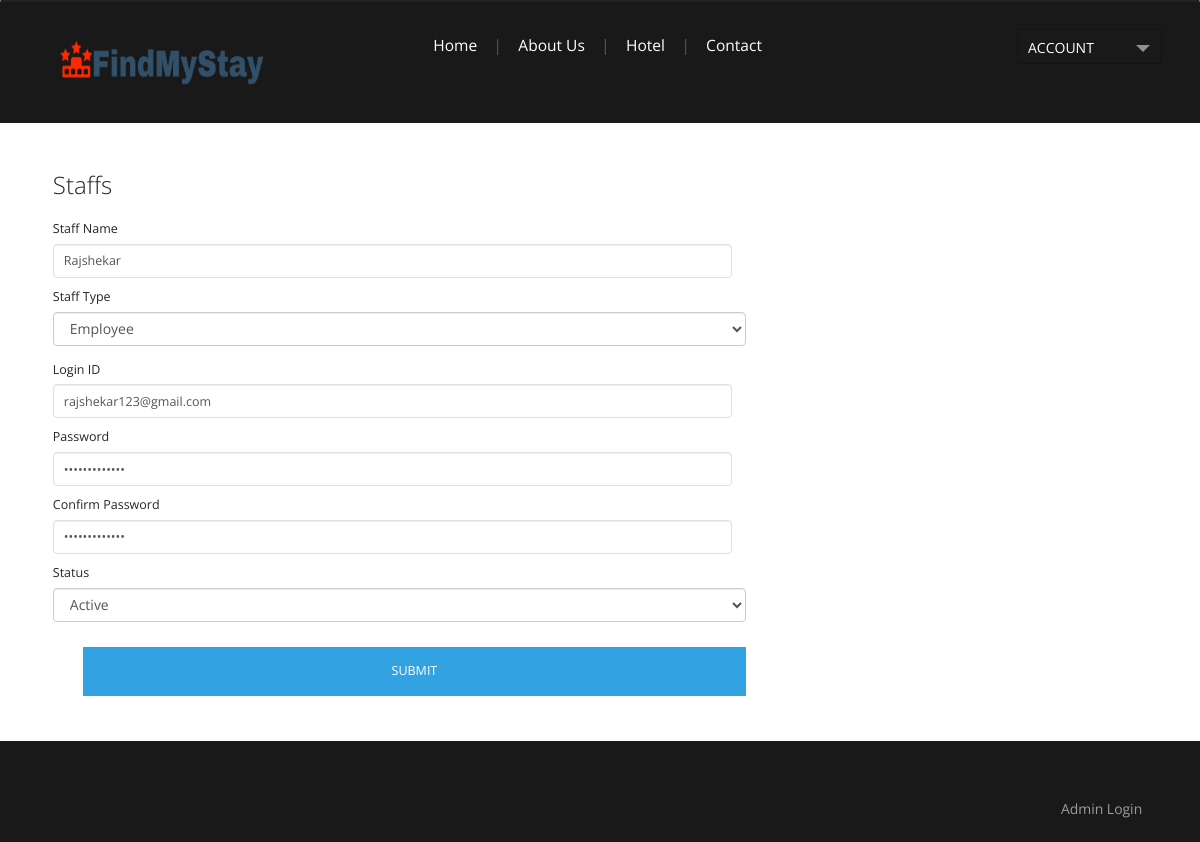
The page /staff.php?editid=3 on the database its author committed.
### tables this page shows
CREATE TABLE `staff` (
  `staffid` int(10) NOT NULL,
  `staffname` varchar(25) NOT NULL,
  `stafftype` varchar(20) NOT NULL,
  `loginid` varchar(25) NOT NULL,
  `password` varchar(100) NOT NULL,
  `status` varchar(10) NOT NULL
);

### staff.php (the view, shortened to what this page needs)
<?php
include("header.php");
if(isset($_GET[editid]))
{
	$sqledit= "SELECT * FROM staff WHERE staffid='$_GET[editid]'";
	$qsqledit = mysqli_query($con,$sqledit);
	$rsedit = mysqli_fetch_array($qsqledit);
}
?>
<div class="main_bg">
<div class="wrap">
	<div class="main">
		<div class="contact">
				<div class="contact_right">
				  <div class="contact-form">
				  	<h3>Staffs</h3>
<form method="post" action="" onsubmit="return validateform()">
	<div>
		<span><label>Staff Name</label></span>
		<span><input name="staffname" id="staffname" type="text" class="form-control" value="<?php echo $rsedit[staffname]; ?>"></span>
	</div>
	<div>
		<span><label>Staff Type</label></span>
		<select name="stafftype" id="stafftype" class="form-control">
		<?php
		$arr = array("Administrator","Employee");
		foreach($arr as $val)
		{
			if($val == $rsedit['stafftype'])
			{
			echo "<option value='$val' selected >$val</option>";
			}
			else
			{
			echo "<option value='$val'>$val</option>";
			}
		}
		?>
		</select>
	</div>
	<div>
		<span><label>Login ID</label></span>
		<span><input name="loginid" id="loginid" type="text" class="form-control" value="<?php echo $rsedit[loginid]; ?>"></span>
	</div>
	<div>
		<span><label>Password</label></span>
		<span><input name="password" id="password" type="password" class="form-control" value="<?php echo $rsedit[password]; ?>"></span>
	</div>
	<div>
		<span><label>Confirm Password</label></span>
		<span><input name="cpassword" id="cpassword" type="password" class="form-control" value="<?php echo $rsedit[password]; ?>"></span>
	</div>
	<div>
		<span><label>Status</label></span>
		<span>
			<select name="status" id="status" class="form-control">
				<?php
				$arr = array("Active","Inactive");
				foreach($arr as $val)
				{
					if($val == $rsedit['status'])
					{
					echo "<option value='$val' selected >$val</option>";
					}
					else
					{
					echo "<option value='$val'>$val</option>";
					}
				}
				?>
			</select>
		</span>
	</div>
   <div>
		<span><input type="submit" name="submit" value="Submit"></span>
  </div>
</form>
				    </div>
  				</div>
		  </div>
	</div>
</div>
</div>
<?php
include("footer.php");
?>

### css/style.css (style rules this page uses)
html,body,div,span,applet,object,iframe,h1,h2,h3,h4,h5,h6,p,blockquote,pre,a,abbr,acronym,address,big,cite,code,del,dfn,em,img,ins,kbd,q,s,samp,small,strike,strong,sub,sup,tt,var,b,u,i,dl,dt,dd,ol,nav ul,nav li,fieldset,form,label,legend,caption,article,aside,canvas,details,embed,figure,figcaption,footer,header,hgroup,menu,nav,output,ruby,section,summary,time,mark,audio,video { margin:0;padding:0;border:0;font-size:100%;font:inherit;vertical-align:baseline; }
body { font-family: 'Open Sans', sans-serif; background:#ffffff; font-size: 100%; }
.wrap { margin:0 auto; width:80%; -moz-transition:all .2s linear; -webkit-transition:all .2s linear; -o-transition:all .2s linear; -ms-transition:all .2s linear; }
.main_bg { margin-top: -5px; background: #ffffff; }
select { width: 100%; color: #858585; font-size: 0.8725em; padding: 7px; outline: none; margin: 5px 0; font-family: 'Open Sans', sans-serif; background: #ffffff; border: 1px solid #DFDFDF; box-shadow: inset 0 0 2px rgb(236, 236, 236); -webkit-box-shadow: inset 0 0 2px rgb(236, 236, 236); -moz-box-shadow: inset 0 0 2px rgb(236, 236, 236); -o-box-shadow: inset 0 0 2px rgb(236, 236, 236); }
select option { border: 1px solid #DFDFDF; outline: none; -webkit-transition: all 0.3s ease-in-out; -moz-transition: all 0.3s ease-in-out; -o-transition: all 0.3s ease-in-out; transition: all 0.3s ease-in-out; }
.main { padding: 4% 2%; }
.contact { display: block; }
.contact_right { float:left; width: 63.3333%; }
.contact_right h3 { margin-bottom: 2%; text-transform: capitalize; font-size: 1.5em; color: #252525; font-weight: 100; }
.contact-form { position:relative; padding-bottom:30px; }
.contact-form div { padding:5px 0; }
.contact-form span { display: block; color: #252525; text-shadow: 0 1px 0 #ffffff; line-height: 1.5em; font-size: 0.7825em; }
.contact-form input[type="text"],input[type="password"],input[type="date"],input[type="time"],contact-form textarea { font-family: 'Open Sans', sans-serif; margin-top: 5px; padding: 10px; display: block; width: 98% !important; background: rgba(255, 255, 255, 1); outline: none; color: #555555; font-size: 1em; border: 1px solid rgb(224, 224, 224); -webkit-appearance: none; }
.contact-form input[type="submit"] { margin-top: 10px; display: inline-block; text-transform: uppercase; background: #32A2E3; font-family: 'Open Sans', sans-serif; color: #FFF; padding: 15px; border: none; font-size: 1em; transition: 0.5s all; -webkit-transition: 0.5s all; -moz-transition: 0.5s all; -o-transition: 0.5s all; outline: none; cursor: pointer; float: right; width: 25%; -webkit-appearance: none; }
@media only screen and (max-width: 1366px) { .wrap { width:95%; } }
@media only screen and (max-width: 1280px) { .wrap { width:95%; } }

### css/fwslider.css (style rules this page uses)
@media only screen and (max-width: 1366px) { .wrap { width:95%; } }

### rows shown on the page
staff: staffname "Rajshekar", stafftype "Employee", loginid "rajshekar123@gmail.com", status "Active"
